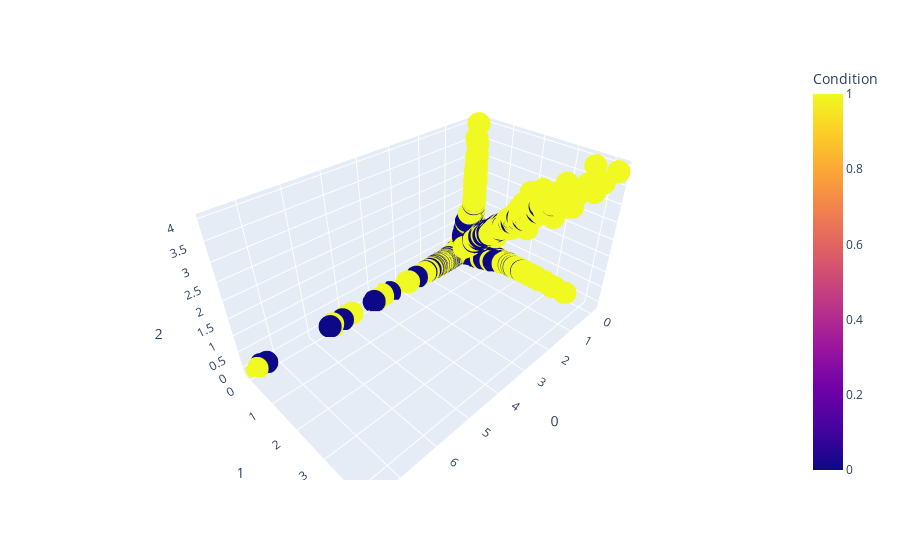

Source (notebook cell):
### Code cell
import plotly.express as px
fig = px.scatter_3d(pred_df, x=0, y=1, z=2, color="Condition")
fig.show()

### Figure 1 — Plotly figure (JSON) as saved in the notebook; plotly's stock layout.template omitted (floating-point values rounded to 4 significant figures; data arrays with more than 128 entries replaced by an {"elided": "..."} marker saying what was removed)
{"data": [{"hovertemplate": "0=%{x}<br>1=%{y}<br>2=%{z}<br>Condition=%{marker.color}<extra></extra>", "legendgroup": "", "marker": {"color": {"elided": "7348 int values"}, "coloraxis": "coloraxis", "symbol": "circle"}, "mode": "markers", "name": "", "scene": "scene", "showlegend": false, "type": "scatter3d", "x": {"elided": "7348 float values"}, "y": {"elided": "7348 float values"}, "z": {"elided": "7348 float values"}}], "layout": {"coloraxis": {"colorbar": {"title": {"text": "Condition"}}, "colorscale": [[0, "#0d0887"], [0.1111, "#46039f"], [0.2222, "#7201a8"], [0.3333, "#9c179e"], [0.4444, "#bd3786"], [0.5556, "#d8576b"], [0.6667, "#ed7953"], [0.7778, "#fb9f3a"], [0.8889, "#fdca26"], [1, "#f0f921"]]}, "legend": {"tracegroupgap": 0}, "margin": {"t": 60}, "scene": {"domain": {"x": [0, 1], "y": [0, 1]}, "xaxis": {"title": {"text": "0"}}, "yaxis": {"title": {"text": "1"}}, "zaxis": {"title": {"text": "2"}}}}}
